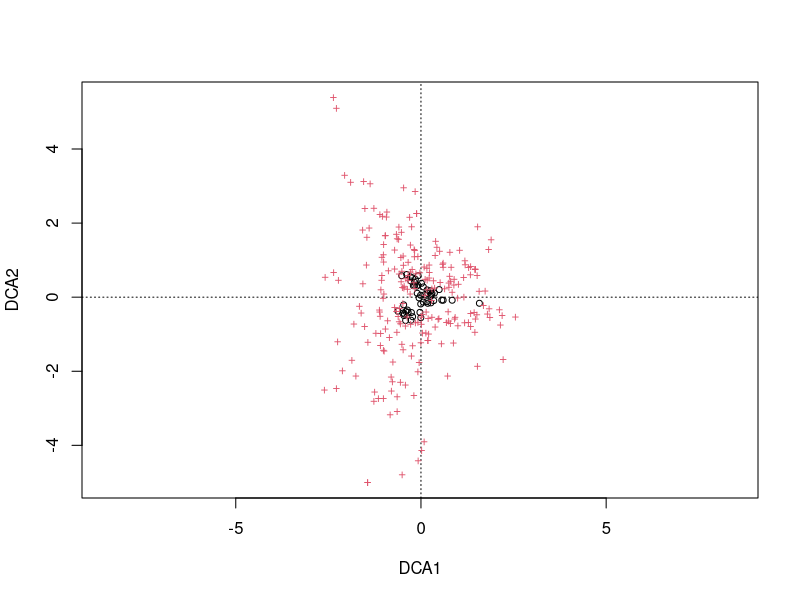
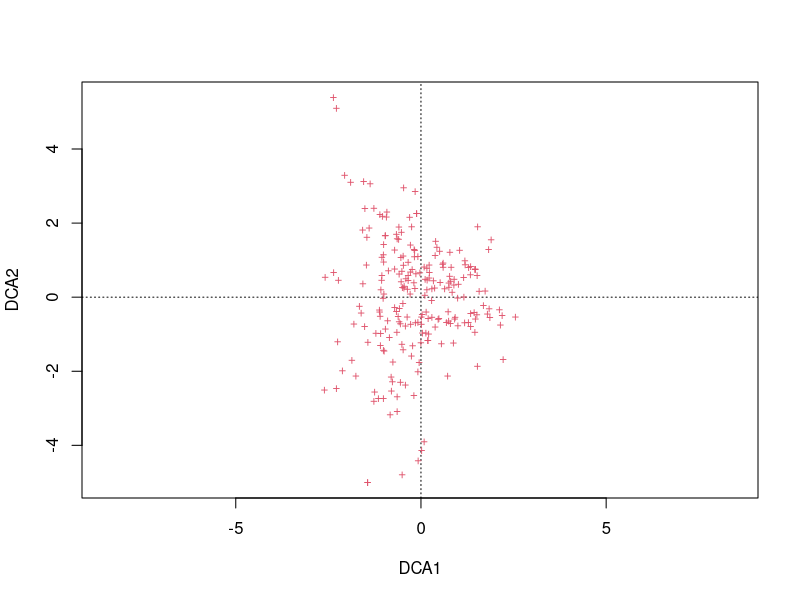
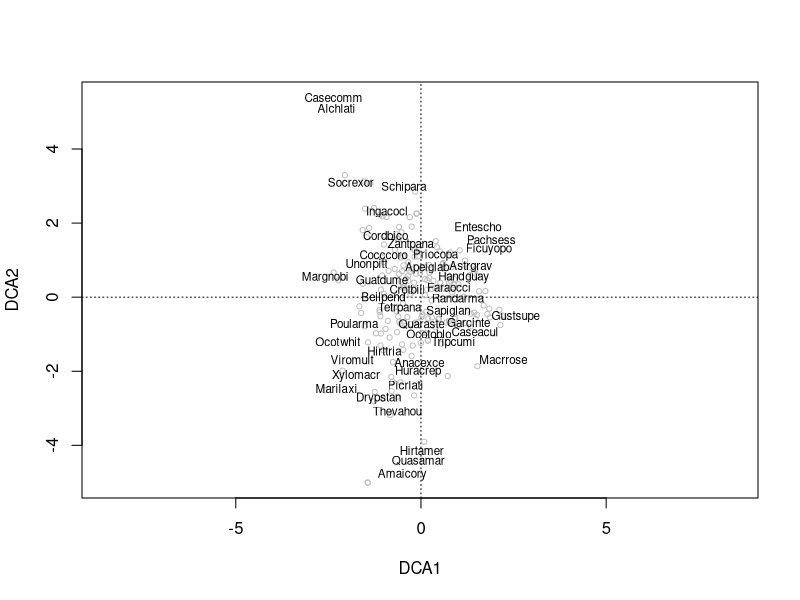

Write R code to recreate these figures, in order.
#utilice VEGAN para jugar con datos y graficar datos
library(vegan)
library(MASS)

data(BCI)
mod <- decorana(BCI)
plot(mod)
names(BCI)[1:5]
shnam <- make.cepnames(names(BCI))
shnam[1:5]
pl <- plot(mod, dis="sp")
identify(pl, "sp", labels=shnam)
stems <- colSums(BCI)
plot(mod, dis="sp", type="n")
sel<- orditorp(mod, dis="sp", lab=shnam, priority=stems, pcol = "grey")
                
